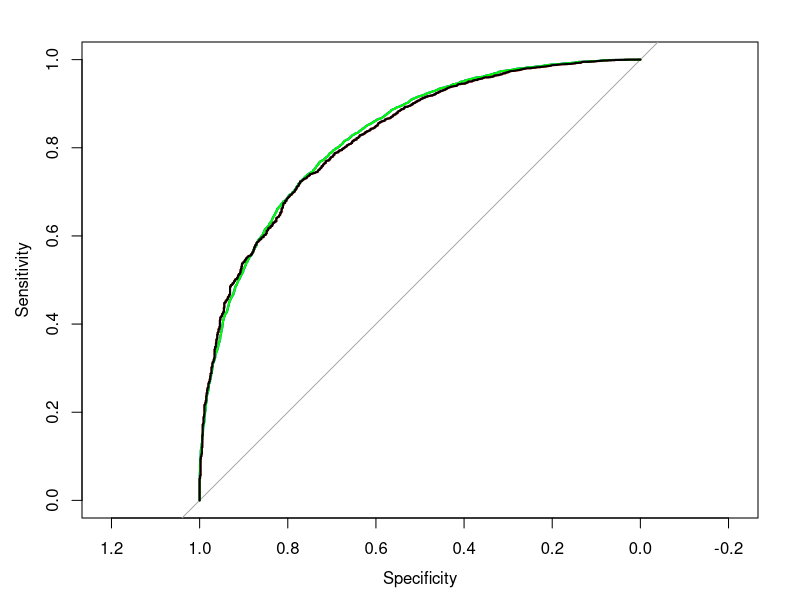
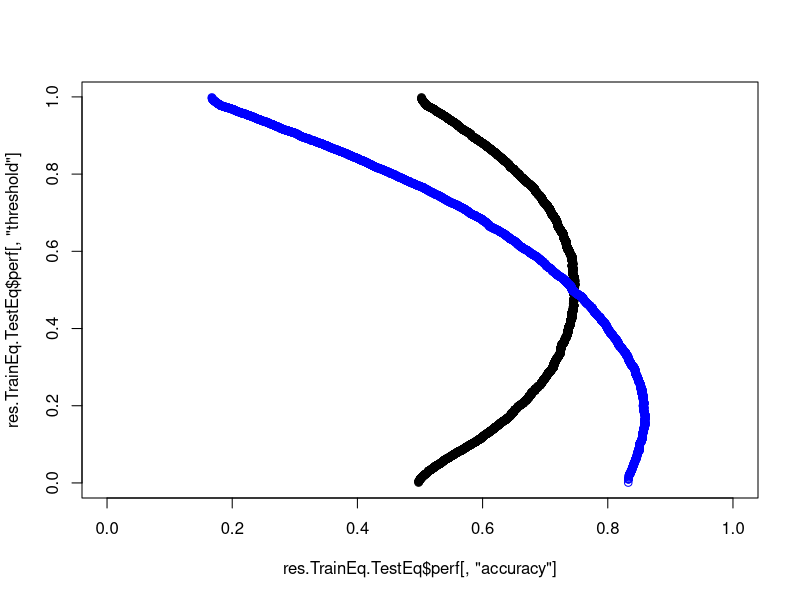

The R source for these figures, in order:
library(lava)
library(data.table)
library(pROC)
library(ROCR)

set.seed(10)
n <- 1e4
m <- lvm(Y~Age)
categorical(m, K=2) <- ~Y

dTrain <- as.data.table(sim(m, n = n))
dTrain2 <- as.data.table(rbind(dTrain[Y==1],dTrain[Y==0][1:1000]))

dTest <- as.data.table(sim(m, n = n))
dTest2 <- rbind(dTest[Y==1],dTest[Y==0][1:1000])

prevalence <- c(train = mean(dTrain$Y), train2 = mean(dTrain2$Y), 
                test = mean(dTest$Y), test2 = mean(dTest2$Y))
print(prevalence)

## function
calcPerf <- function(dataTrain, dataTest){
  out <- list()
  
  out$e <- glm(Y~Age, data = dataTrain, family = "binomial")
  out$pred <- predict(out$e, newdata = dataTest, type = "response")
  out$roc <- roc(dataTest$Y, out$pred)
  perfTempo <- prediction(out$pred, dataTest$Y)
  out$perf <- data.frame(accuracy = performance(perfTempo, x.measure = c("acc"), measure = "err")@x.values[[1]],
                         sensitivity = performance(perfTempo, x.measure = c("sens"), measure = "err")@x.values[[1]],
                         specificity = performance(perfTempo, x.measure = c("spec"), measure = "err")@x.values[[1]],
                         threshold = performance(perfTempo, x.measure = c("acc"), measure = "err")@alpha.values[[1]])
  return(out)
}

## train models
res.TrainEq.TestEq <- calcPerf(dataTrain = dTrain, dataTest = dTest)
res.TrainEq.TestNeq <- calcPerf(dataTrain = dTrain, dataTest = dTest2)
res.TrainNeq.TestEq <- calcPerf(dataTrain = dTrain2, dataTest = dTest)
res.TrainNeq.TestNeq <- calcPerf(dataTrain = dTrain2, dataTest = dTest2)

# range(res.TrainNeq.TestEq$perf$threshold)
# range()

## check coefs
coef(res.TrainEq.TestEq$e) 
coef(res.TrainEq.TestNeq$e) # same

coef(res.TrainNeq.TestEq$e)
coef(res.TrainNeq.TestNeq$e) # same

## display roc curves
plot(res.TrainEq.TestEq$roc, col = "blue")
plot(res.TrainEq.TestNeq$roc, col = "red", add = TRUE)
plot(res.TrainNeq.TestEq$roc, col = "green", add = TRUE)
plot(res.TrainNeq.TestNeq$roc, col = "black", add = TRUE)
# independent of prevalence !

## accuracy
# prevalence in the test group
# accuracy  = sensitivity * prevalence  + specificity * (1 - prevalence)
tEq <- table(res.TrainEq.TestEq$pred>0.5, dTest$Y)
tNeq <- table(res.TrainEq.TestNeq$pred>0.5, dTest2$Y)

threshold <- 0.25
index0.5.Eq <- which.min(abs(res.TrainEq.TestEq$perf$threshold-threshold))
index0.5.Neq <- which.min(abs(res.TrainEq.TestNeq$perf$threshold-threshold))
res.TrainEq.TestEq$perf[index0.5.Eq,]
res.TrainEq.TestNeq$perf[index0.5.Neq,]
# accuracy depends on the prevalence

plot(res.TrainEq.TestEq$perf[,"accuracy"],res.TrainEq.TestEq$perf[,"threshold"], xlim = c(0,1))
points(res.TrainEq.TestNeq$perf[,"accuracy"],res.TrainEq.TestNeq$perf[,"threshold"], col = "blue")
